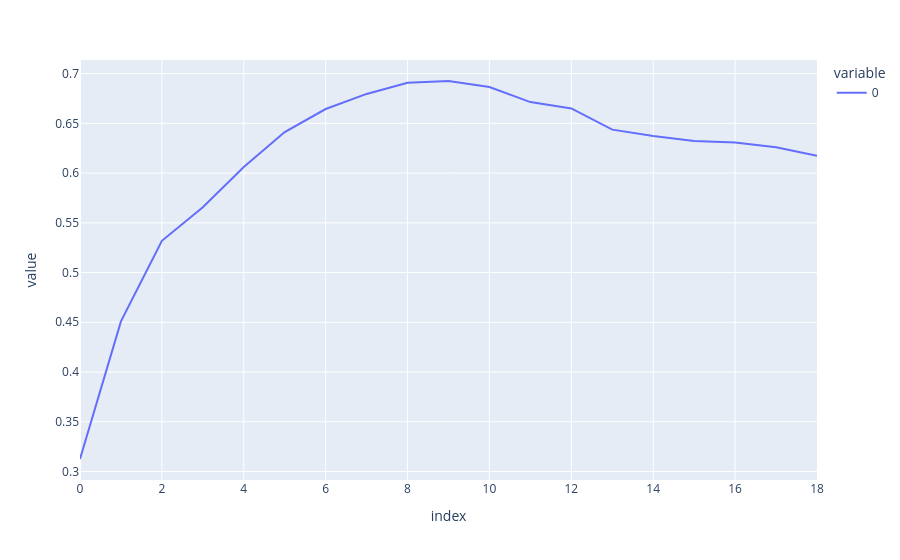

The code cell stored with this chart in its notebook:
### Code cell
fig = px.line(scores)
fig.show()

### Figure 1 — Plotly figure (JSON) as saved in the notebook; plotly's stock layout.template omitted (floating-point values rounded to 4 significant figures)
{"data": [{"hovertemplate": "variable=0<br>index=%{x}<br>value=%{y}<extra></extra>", "legendgroup": "0", "line": {"color": "#636efa", "dash": "solid"}, "marker": {"symbol": "circle"}, "mode": "lines", "name": "0", "orientation": "v", "showlegend": true, "type": "scatter", "x": [0, 1, 2, 3, 4, 5, 6, 7, 8, 9, 10, 11, 12, 13, 14, 15, 16, 17, 18], "xaxis": "x", "y": [0.3125, 0.4509, 0.5319, 0.5658, 0.6062, 0.6413, 0.6645, 0.6796, 0.6908, 0.6926, 0.6866, 0.6714, 0.6651, 0.6437, 0.6374, 0.6323, 0.6308, 0.626, 0.6175], "yaxis": "y"}], "layout": {"legend": {"title": {"text": "variable"}, "tracegroupgap": 0}, "margin": {"t": 60}, "xaxis": {"anchor": "y", "domain": [0, 1], "title": {"text": "index"}}, "yaxis": {"anchor": "x", "domain": [0, 1], "title": {"text": "value"}}}}
